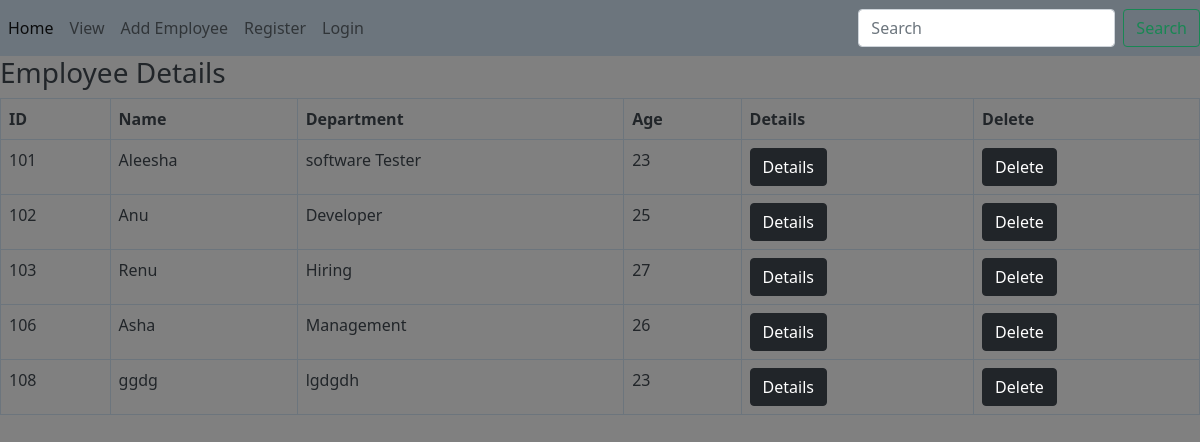
/view, run on the app's committed database.
### Employe/models.py (models this page shows, shortened)
class employess(models.Model):
    name=models.CharField(max_length=20)
    department=models.CharField(max_length=30)
    id=models.IntegerField(primary_key=True)
    age=models.IntegerField()

### Employe/views.py (the view)
# urls.py: path('view',views.viewemployess,name='view'),
def viewemployess(request):
    e = employess.objects.all()
    return render(request,'view.html',{'emp':e})

### templates/view.html (shortened to what this page needs)
<!DOCTYPE html>
{% extends 'base.html' %}
{% load static %}
{% block content %}
<h3>Employee Details</h3>
<table class="table table-bordered border-secondary">
    <tr>
        <th>ID</th>
        <th>Name</th>
        <th>Department</th>
        <th>Age</th>
        <th>Details</th>
        <th>Delete</th>
    </tr>
    {% for i in emp %}
    <tr>
        <td>{{i.id}}</td>
        <td>{{i.name}}</td>
        <td>{{i.department}}</td>
        <td>{{i.age}}</td>
      <td><a href="{% url 'empl:details' i.id %}" class="btn btn-dark">Details</a></td>
        <td><a href="{% url 'empl:del' i.id %}" class="btn btn-dark">Delete</a></td>
    </tr>
    {% endfor %}
</table>
{% endblock %}

### templates/base.html (shortened to what this page needs)
<!DOCTYPE html>
<html lang="en">
{% load static %}
<head>
    <link href="https://cdn.jsdelivr.net/npm/bootstrap@5.0.2/dist/css/bootstrap.min.css" rel="stylesheet">
    <link rel="stylesheet" href="{% static 'css/style.css' %}">
</head>
<body style="background-color:grey"><nav class="navbar navbar-expand-lg navbar-light bg-secondary">
    <div class="collapse navbar-collapse" id="navbarSupportedContent">
      <ul class="navbar-nav me-auto mb-2 mb-lg-0">
        <li class="nav-item">
          <a class="nav-link active"  href="{% url 'empl:home' %}">Home</a>
        </li>
          <li class="nav-item">
          <a class="nav-link" href="{% url 'empl:view' %}">View</a>
        </li>
        <li class="nav-item">
          <a class="nav-link" href="{% url 'empl:add' %}">Add Employee</a>
        </li>
          <li class="nav-item">
          <a class="nav-link" href="{% url 'empl:register' %}">Register</a>
        </li>
          <li class="nav-item">
          <a class="nav-link" href="{% url 'empl:login' %}">Login</a>
        </li>
      </ul>
      <form class="d-flex">
        <input class="form-control me-2" type="search" placeholder="Search" aria-label="Search">
        <button class="btn btn-outline-success" type="submit">Search</button>
      </form>
    </div>
</nav>
{% block content %}
{% endblock %}
</body>
</html>

### static/css/style.css (style rules this page uses)
body { background-color:red; }

### data on the page
employess: id "101", name "Aleesha", department "software Tester", age "23"
employess: id "102", name "Anu", department "Developer", age "25"
employess: id "103", name "Renu", department "Hiring", age "27"
employess: id "106", name "Asha", department "Management", age "26"
employess: id "108", name "ggdg", department "lgdgdh", age "23"
